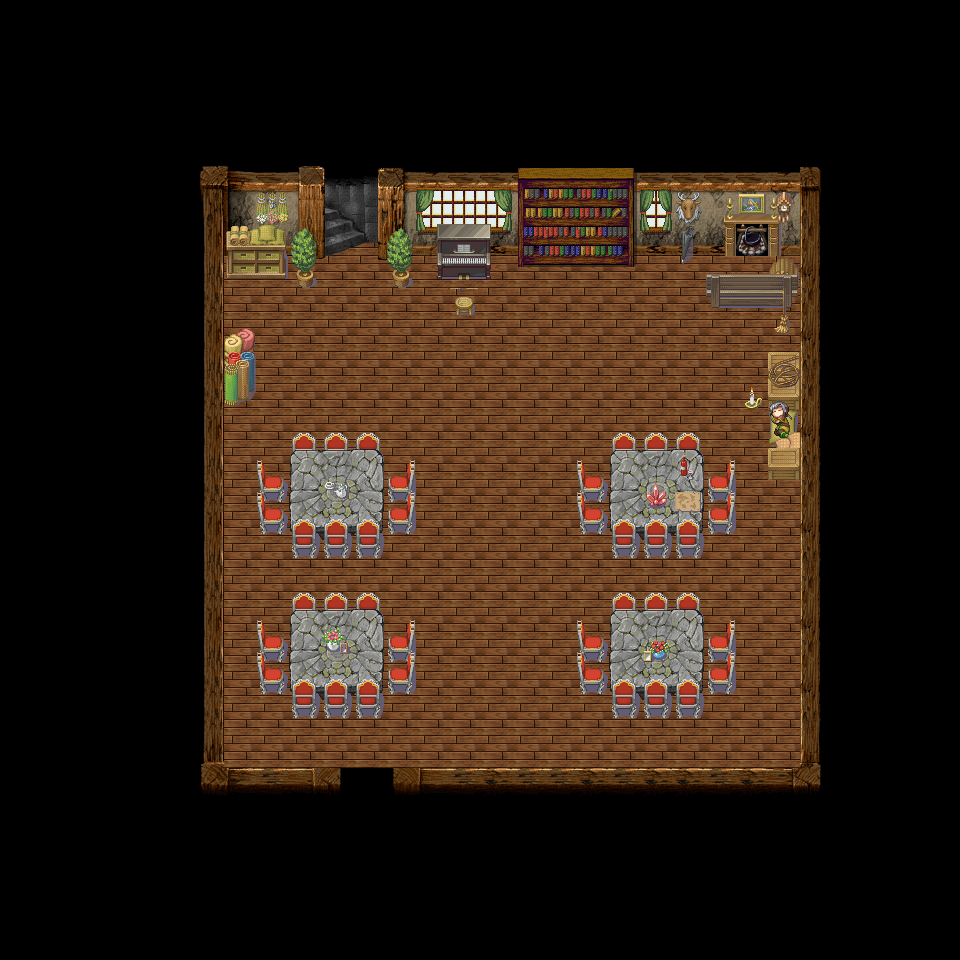

Below is a game level as drawn by its tile map, then a one-line description and the .tmx that defines it (tile-layer data replaced by summaries):
An orthogonal 30x30 tile map with 32x32 px tiles, 12 tile layers (Terrain, Terrain2, Terrain3, Escenario, ...), 6 tilesets and 22 objects (2x NPCPlayer, clavLevelEntity).

<map version="1.0" orientation="orthogonal" renderorder="right-down" width="30" height="30" tilewidth="32" tileheight="32" backgroundcolor="#000000" nextobjectid="104">
 <properties>
  <property name="z" value="0" />
 </properties>
 <tileset firstgid="1" name="building_interior_objects_01" tilewidth="32" tileheight="32">
  <image source="tileset/building_interior_objects_01.png" width="512" height="512" />
 </tileset>
 <tileset firstgid="257" name="mountain_house_interior" tilewidth="32" tileheight="32">
  <image source="tileset/mountain_house_interior.png" width="512" height="512" />
 </tileset>
 <tileset firstgid="513" name="Inq XP MI- Medieval Indoors" tilewidth="32" tileheight="32">
  <image source="tileset/Inq XP MI- Medieval Indoors.png" width="256" height="8704" />
 </tileset>
 <tileset firstgid="2689" name="supertileset" tilewidth="32" tileheight="32">
  <image source="tileset/supertileset.png" width="256" height="29000" />
 </tileset>
 <tileset firstgid="9937" name="tilemap" tilewidth="32" tileheight="32">
  <image source="tileset/tilemap.png" width="512" height="544" />
 </tileset>
 <tileset firstgid="10209" name="tileset_1_rpgmaker_xp_by_mataraelfay-d4hnete" tilewidth="32" tileheight="32">
  <image source="tileset/tileset_1_rpgmaker_xp_by_mataraelfay-d4hnete.png" width="256" height="6000" />
 </tileset>
 <layer name="Terrain" width="30" height="30">
  <properties>
   <property name="z" value="1" />
  </properties>
  <data>[900 cells, 395 non-empty, 2 distinct tile ids]</data>
 </layer>
 <layer name="Terrain2" width="30" height="30">
  <properties>
   <property name="z" value="2" />
  </properties>
  <data>[900 cells, 156 non-empty, 55 distinct tile ids]</data>
 </layer>
 <layer name="Terrain3" width="30" height="30">
  <properties>
   <property name="z" value="3" />
  </properties>
  <data>[900 cells, 9 non-empty, 8 distinct tile ids]</data>
 </layer>
 <layer name="Escenario" width="30" height="30">
  <properties>
   <property name="z" value="4" />
  </properties>
  <data>[900 cells, 85 non-empty, 55 distinct tile ids]</data>
 </layer>
 <layer name="Escenario2" width="30" height="30">
  <properties>
   <property name="z" value="5" />
  </properties>
  <data>[900 cells, 24 non-empty, 2 distinct tile ids]</data>
 </layer>
 <layer name="Terrain4" width="30" height="30">
  <properties>
   <property name="z" value="6" />
  </properties>
  <data>[900 cells, 1 non-empty, 1 distinct tile ids]</data>
 </layer>
 <objectgroup color="#ff0000" name="NPCs">
  <properties>
   <property name="z" value="7" />
  </properties>
  <object id="100" name="NPCPlayer" x="491" y="332" width="32" height="32">
   <properties>
    <property name="nombre" value="madam" />
   </properties>
  </object>
  <object id="101" name="NPCPlayer" x="352" y="256" width="32" height="31">
   <properties>
    <property name="nombre" value="ratica" />
   </properties>
  </object>
 </objectgroup>
 <layer name="Techo" width="30" height="30">
  <properties>
   <property name="z" value="8" />
  </properties>
  <data>[900 cells, 0 non-empty, 0 distinct tile ids]</data>
 </layer>
 <layer name="Terrain5" width="30" height="30">
  <properties>
   <property name="z" value="9" />
  </properties>
  <data>[900 cells, 0 non-empty, 0 distinct tile ids]</data>
 </layer>
 <layer name="Techo2" width="30" height="30">
  <properties>
   <property name="z" value="10" />
  </properties>
  <data>[900 cells, 0 non-empty, 0 distinct tile ids]</data>
 </layer>
 <layer name="Escenario3" width="30" height="30">
  <properties>
   <property name="z" value="10" />
  </properties>
  <data>[900 cells, 15 non-empty, 6 distinct tile ids]</data>
 </layer>
 <layer name="Escenario4" width="30" height="30">
  <properties>
   <property name="z" value="11" />
  </properties>
  <data>[900 cells, 21 non-empty, 20 distinct tile ids]</data>
 </layer>
 <layer name="Escenario5" width="30" height="30">
  <properties>
   <property name="z" value="12" />
  </properties>
  <data>[900 cells, 0 non-empty, 0 distinct tile ids]</data>
 </layer>
 <objectgroup color="#02faea" name="Triggers">
  <object id="66" name="clavLevelEntity" x="352" y="768" width="32" height="32">
   <properties>
    <property name="duration" value="250" />
    <property name="fade" value="#000000" />
    <property name="spawn" value="out_taberna" />
    <property name="to" value="ciudad" />
   </properties>
  </object>
 </objectgroup>
 <objectgroup name="collision">
  <object id="68" x="288" y="480" width="96" height="64" />
  <object id="69" x="608" y="480" width="96" height="64" />
  <object id="70" x="608" y="640" width="96" height="64" />
  <object id="71" x="288" y="640" width="96" height="64" />
  <object id="76" x="384" y="256" width="128" height="32" />
  <object id="79" x="384" y="160" width="416" height="96" />
  <object id="80" x="800" y="160" width="32" height="640" />
  <object id="81" x="384" y="768" width="416" height="32" />
  <object id="85" x="192" y="160" width="32" height="640" />
  <object id="87" x="224" y="768" width="128" height="32" />
  <object id="88" x="224" y="160" width="96" height="128" />
  <object id="90" x="704" y="288" width="96" height="32" />
  <object id="91" x="768" y="256" width="32" height="32" />
  <object id="92" x="768" y="352" width="32" height="128" />
  <object id="93" x="768" y="288" width="32" height="64" />
  <object id="94" x="736" y="384" width="32" height="32" />
  <object id="96" x="224" y="352" width="32" height="64" />
  <object id="103" x="320.667" y="160.667" width="62.6667" height="68" />
 </objectgroup>
 <objectgroup color="#ffd100" name="Spawns">
  <object id="64" x="352" y="736" width="32" height="32">
   <properties>
    <property name="direction" value="run-down" />
    <property name="spawn" value="in" />
   </properties>
  </object>
 </objectgroup>
</map>
